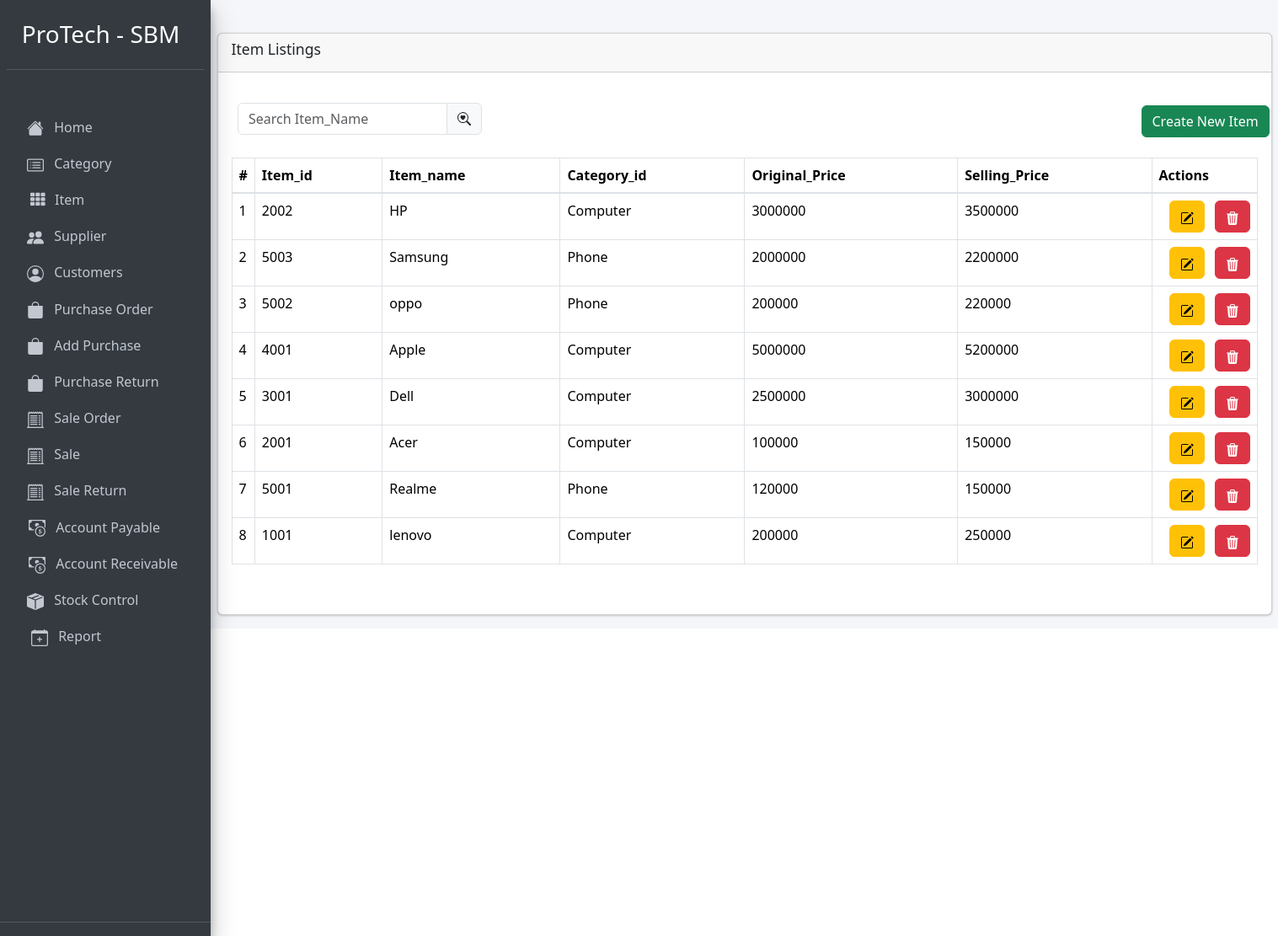
/item.php, run on the app's committed database.
### tables this page shows
CREATE TABLE `item` (
  `id` int(11) NOT NULL,
  `item_id` varchar(255) NOT NULL,
  `item_name` varchar(255) NOT NULL,
  `categories_id` varchar(255) NOT NULL,
  `original_price` int(11) NOT NULL,
  `selling_price` int(11) NOT NULL
);

CREATE TABLE `categories` (
  `id` int(11) NOT NULL,
  `categories_code` varchar(255) NOT NULL,
  `categories_name` varchar(255) NOT NULL
);

### item.php (the view, shortened to what this page needs)
<?php
require '../Config/config.php';
  ?>
 <?php include 'header.php';?>
  <?php
    if (!empty($_GET['pageno'])) {
      $pageno = $_GET['pageno'];
    }else {
      $pageno = 1;
    }
    $numOfrecs = 10;
    $offset = ($pageno - 1) * $numOfrecs;
    if (empty($_POST['search'])) {
      $stmt = $pdo->prepare("SELECT * FROM item ORDER BY id DESC");
      $stmt->execute();
      $rawResult = $stmt->fetchAll();
      $stmt = $pdo->prepare("SELECT * FROM item ORDER BY id DESC LIMIT $offset,$numOfrecs");
      $stmt->execute();
      $result = $stmt->fetchAll();
    }
   ?>
    <div class="col-md-12">
      <div class="card">
        <div class="card-header">
          <h3 class="card-title">Item Listings</h3>
        </div>
        <div class="card-body">
          <div class="col-3" style="">
            <form class="" action="" method="post">
              <div class="input-group" style="margin-top:20px;">
                <input type="text" class="form-control" placeholder="Search Item_Name" name="search">
                <button type="submit" class="input-group-text" id="basic-addon2">
                </button>
              </div>
            </form>
          </div>
          <div class="" style="margin-left:1080px; margin-top:-35px;">
            <a href="item_add.php" type="button" class="btn btn-success">Create New Item</a>
          </div>
        <div class="outer">
          <table class="table table-bordered mt-4 table-hover">
            <thead>
              <tr>
                <th style="width: 10px">#</th>
                <th>Item_id</th>
                <th>Item_name</th>
                <th>Category_id</th>
                <th>Original_Price</th>
                <th>Selling_Price</th>
                <th style="width:40px;">Actions</th>
              </tr>
            </thead>
            <tbody>
              <?php
                if ($result) {
                  $idd = 1;
                  foreach ($result as $value) {
                    $id = $value['categories_id'];
                    $catStmt = $pdo->prepare("SELECT * FROM categories WHERE id='$id'");
                    $catStmt->execute();
                    $catResult = $catStmt->fetch(PDO::FETCH_ASSOC);
               ?>
              <tr>
                <td><?php echo $idd; ?></td>
                <td><?php echo $value['item_id'];?></td>
                <td><?php echo $value['item_name'];?></td>
                <td><?php echo $catResult['categories_name']; ?></td>
                <td><?php echo $value['original_price']; ?></td>
                <td><?php echo $value['selling_price']; ?></td>
                <td>
                  <div class="btn-group">
                    <div class="container">
                    <a href="item_edit.php?id=<?php echo $value['id'];?>" type="button" class="btn btn-warning">
                    </a>
                    </div>
                    <div class="contaienr">
                    <a href="item_delete.php?id=<?php echo $value['id'];?>" type="button" class="btn btn-danger"  onclick="return confirm('Are you sure you want to Delete?');">
                    </a>
                    </div>
                  </div>
                </td>
              </tr>
              <?php
                $idd++;
                  }
                }
               ?>
            </tbody>
          </table>
        </div>
      </div>
      </div>
    </div>

### item.php (style rules this page uses)
.outer { overflow-y: scroll; height: 550px; }
.outer { width: 100%; -layout: fixed; }
.outer th { text-align: left; top: 0; position: sticky; background-color: white; }

### data on the page
item: item "2002", item_name "HP", categories.categories_name "Computer", original_price "3000000", selling_price "3500000"
item: item "5003", item_name "Samsung", categories.categories_name "Phone", original_price "2000000", selling_price "2200000"
item: item "5002", item_name "oppo", categories.categories_name "Phone", original_price "200000", selling_price "220000"
item: item "4001", item_name "Apple", categories.categories_name "Computer", original_price "5000000", selling_price "5200000"
item: item "3001", item_name "Dell", categories.categories_name "Computer", original_price "2500000", selling_price "3000000"
item: item "2001", item_name "Acer", categories.categories_name "Computer", original_price "100000", selling_price "150000"
item: item "5001", item_name "Realme", categories.categories_name "Phone", original_price "120000", selling_price "150000"
item: item "1001", item_name "lenovo", categories.categories_name "Computer", original_price "200000", selling_price "250000"
